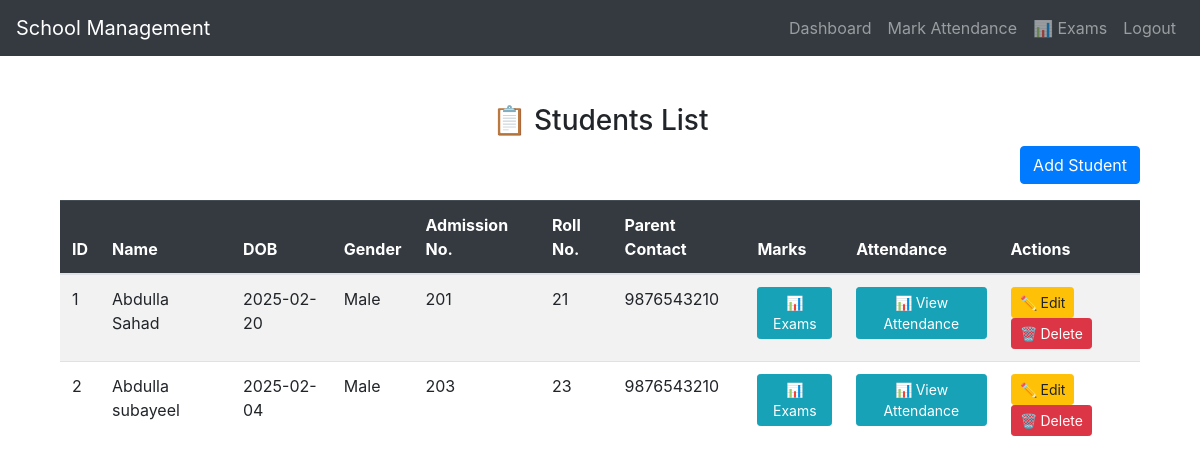
Before: /dashboard/students (signed in) with the older database file.
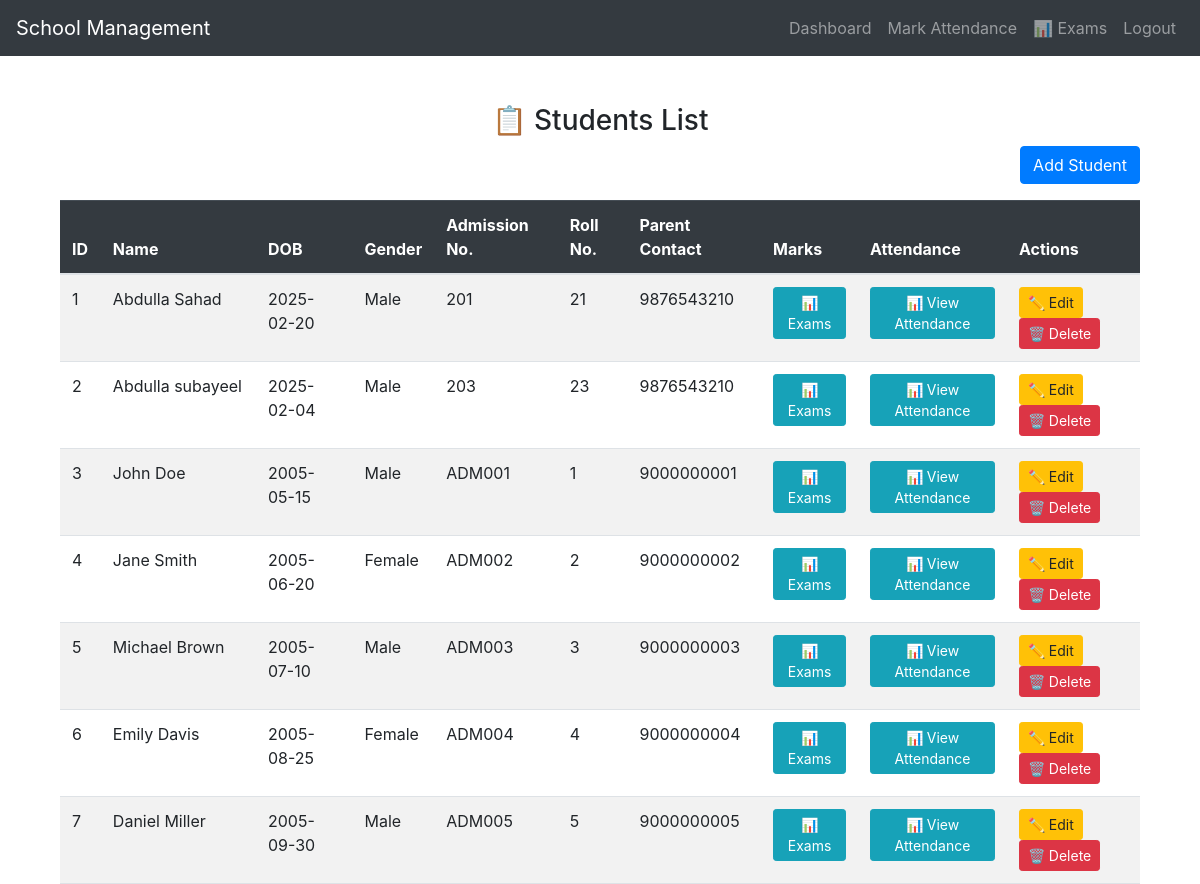
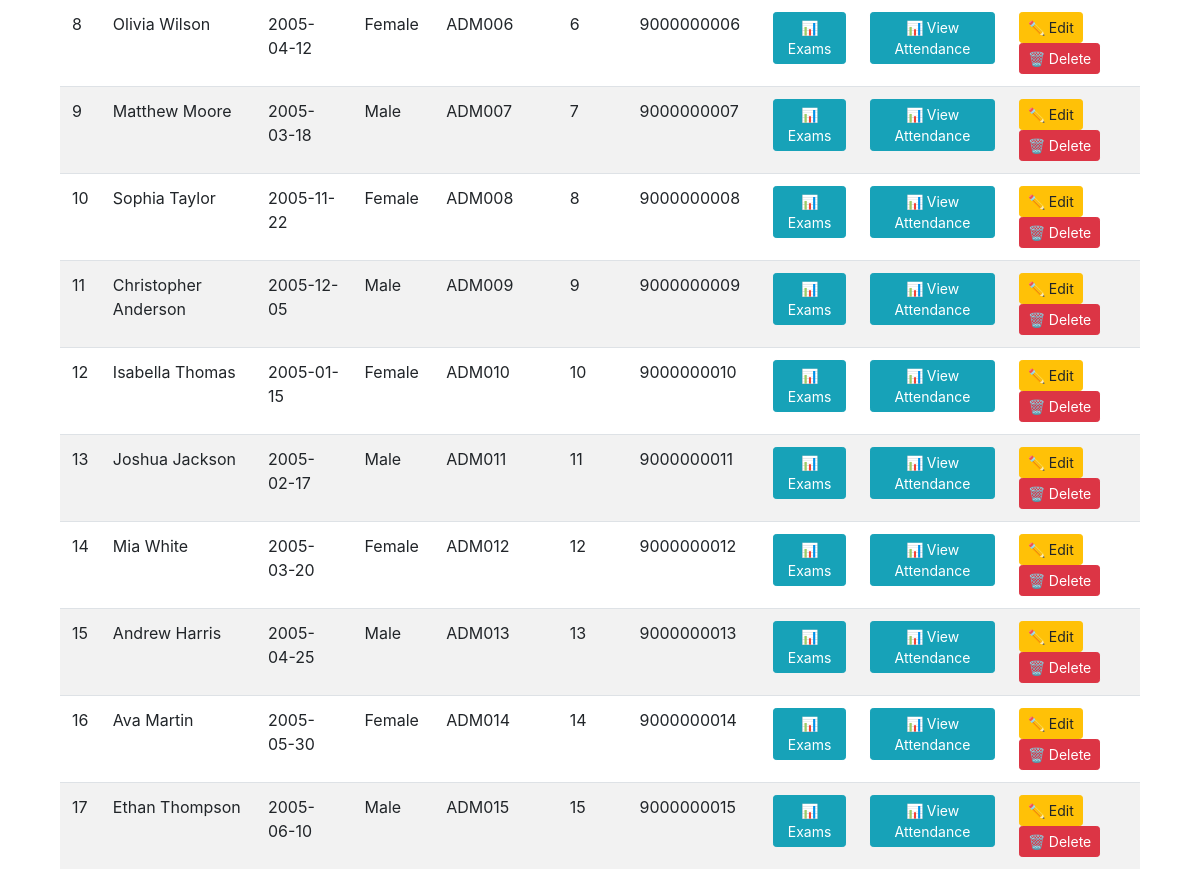
After: the same page with the newer database file (2 pictures, top to bottom).
### dashboard/models.py (models this page shows, shortened)
class Student(db.Model):
    id = db.Column(db.Integer, primary_key=True)
    school_id = db.Column(db.Integer, db.ForeignKey('school.id'), nullable=False)
    class_id = db.Column(db.Integer, db.ForeignKey('class.id'), nullable=False)
    section_id = db.Column(db.Integer, db.ForeignKey('section.id'), nullable=False)
    first_name = db.Column(db.String(100), nullable=False)
    last_name = db.Column(db.String(100), nullable=False)
    dob = db.Column(db.Date, nullable=False)
    gender = db.Column(db.Enum('Male', 'Female', 'Other', name="gender_types"), nullable=False)
    admission_number = db.Column(db.String(50), unique=True, nullable=False)
    roll_number = db.Column(db.String(50), nullable=False)
    parent_contact = db.Column(db.String(20), nullable=False)
    attendance = db.relationship('Attendance', backref='student', lazy=True)
    marks = db.relationship('Mark', backref='student', lazy=True)
    parents = db.relationship('Parent', backref='student', lazy=True)

### dashboard/views.py (the view)
@app.route('/dashboard/students', methods=['GET', 'POST'])
@login_required
def view_students():
    students = Student.query.all()
    return render_template("view_students.html",students=students)

### dashboard/__init__.py (called while the page is built)
@login_manager.user_loader
def load_user(user_id):
    user = User.query.get(int(user_id))
    return user

### dashboard/models.py (called while the page is built)
    @property
    def is_authenticated(self):
        return True

### dashboard/templates/view_students.html
{% extends "base.html" %}
{% block content %}
<div class="container mt-5">
    <div class="row mt-5">
        <div class="col-md-12 text-center">
            <h3>📋 Students List</h3>
        </div>
    </div>
    <div class="row mb-3">
        <div class="col-md-12 text-right">
            <a href="{{ url_for('add_student') }}" class="btn btn-primary"> Add Student</a>
        </div>
    </div>
    <div class="row">
        <div class="col-md-12">
            <div class="table-responsive">
                <table class="table table-striped table-hover">
                    <thead class="table-dark">
                        <tr>
                            <th>ID</th>
                            <th>Name</th>
                            <th>DOB</th>
                            <th>Gender</th>
                            <th>Admission No.</th>
                            <th>Roll No.</th>
                            <th>Parent Contact</th>
                            <th>Marks</th>
                            <th>Attendance</th>
                            <th>Actions</th>
                        </tr>
                    </thead>
                    <tbody>
                        {% for student in students %}
                        <tr>
                            <td>{{ student.id }}</td>
                            <td>{{ student.first_name }} {{ student.last_name }}</td>
                            <td>{{ student.dob }}</td>
                            <td>{{ student.gender }}</td>
                            <td>{{ student.admission_number }}</td>
                            <td>{{ student.roll_number }}</td>
                            <td>{{ student.parent_contact }}</td>
                            <td>
                                <a href="{{ url_for('exams') }}" class="btn btn-info btn-sm">📊 Exams</a>
                            </td>
                            <td>
                                <a href="{{ url_for('view_attendance', student_id=student.id) }}" class="btn btn-info btn-sm">📊 View Attendance</a>
                            </td>
                            <td>
                                <a href="{{ url_for('edit_student', student_id=student.id) }}" class="btn btn-warning btn-sm">✏️ Edit</a>
                                <form action="{{ url_for('delete_student', student_id=student.id) }}" method="POST" style="display:inline;">
                                    <button type="submit" class="btn btn-danger btn-sm" onclick="return confirm('Are you sure you want to delete this student?');">🗑️ Delete</button>
                                </form>
                            </td>
                        </tr>
                        {% endfor %}
                    </tbody>
                </table>
            </div>
        </div>
    </div>
</div>
{% endblock %}

### dashboard/templates/base.html (shortened to what this page needs)
<!DOCTYPE html>
<html lang="en">
<head>
    <link href="https://stackpath.bootstrapcdn.com/bootstrap/4.5.2/css/bootstrap.min.css" rel="stylesheet">
</head>
<body>
    <nav class="navbar navbar-expand-lg navbar-dark bg-dark">
        <a class="navbar-brand" href="{{ url_for('dashboard') }}">School Management</a>
        <div class="collapse navbar-collapse" id="navbarNav">
            <ul class="navbar-nav ml-auto">
                <li class="nav-item">
                    <a class="nav-link" href="{{ url_for('dashboard') }}">Dashboard</a>
                </li>
                <li>
                    <a class="nav-link" href="{{ url_for('mark_attendance') }}" > Mark Attendance</a>
                </li>
                <li>
                    <a class="nav-link" href="{{ url_for('exams') }}">📊 Exams</a>
                </li>
                <li class="nav-item">
                    <a class="nav-link" href="{{ url_for('logout_dashboard') }}">Logout</a>
                </li>
            </ul>
        </div>
    </nav>
    <div class="container mt-4">
        {% block content %}{% endblock %}
    </div>
</body>
</html>

Changed rows visible on the page:
added Student: id "3", first_name "John", last_name "Doe", dob "2005-05-15", gender "Male", admission_number "ADM001", roll_number "1", parent_contact "9000000001"
added Student: id "4", first_name "Jane", last_name "Smith", dob "2005-06-20", gender "Female", admission_number "ADM002", roll_number "2", parent_contact "9000000002"
added Student: id "5", first_name "Michael", last_name "Brown", dob "2005-07-10", gender "Male", admission_number "ADM003", roll_number "3", parent_contact "9000000003"
added Student: id "6", first_name "Emily", last_name "Davis", dob "2005-08-25", gender "Female", admission_number "ADM004", roll_number "4", parent_contact "9000000004"
added Student: id "7", first_name "Daniel", last_name "Miller", dob "2005-09-30", gender "Male", admission_number "ADM005", roll_number "5", parent_contact "9000000005"
added Student: id "8", first_name "Olivia", last_name "Wilson", dob "2005-04-12", gender "Female", admission_number "ADM006", roll_number "6", parent_contact "9000000006"
added Student: id "9", first_name "Matthew", last_name "Moore", dob "2005-03-18", gender "Male", admission_number "ADM007", roll_number "7", parent_contact "9000000007"
added Student: id "10", first_name "Sophia", last_name "Taylor", dob "2005-11-22", gender "Female", admission_number "ADM008", roll_number "8", parent_contact "9000000008"
added Student: id "11", first_name "Christopher", last_name "Anderson", dob "2005-12-05", gender "Male", admission_number "ADM009", roll_number "9", parent_contact "9000000009"
added Student: id "12", first_name "Isabella", last_name "Thomas", dob "2005-01-15", gender "Female", admission_number "ADM010", roll_number "10", parent_contact "9000000010"
added Student: id "13", first_name "Joshua", last_name "Jackson", dob "2005-02-17", gender "Male", admission_number "ADM011", roll_number "11", parent_contact "9000000011"
added Student: id "14", first_name "Mia", last_name "White", dob "2005-03-20", gender "Female", admission_number "ADM012", roll_number "12", parent_contact "9000000012"
added Student: id "15", first_name "Andrew", last_name "Harris", dob "2005-04-25", gender "Male", admission_number "ADM013", roll_number "13", parent_contact "9000000013"
added Student: id "16", first_name "Ava", last_name "Martin", dob "2005-05-30", gender "Female", admission_number "ADM014", roll_number "14", parent_contact "9000000014"
added Student: id "17", first_name "Ethan", last_name "Thompson", dob "2005-06-10", gender "Male", admission_number "ADM015", roll_number "15", parent_contact "9000000015"
